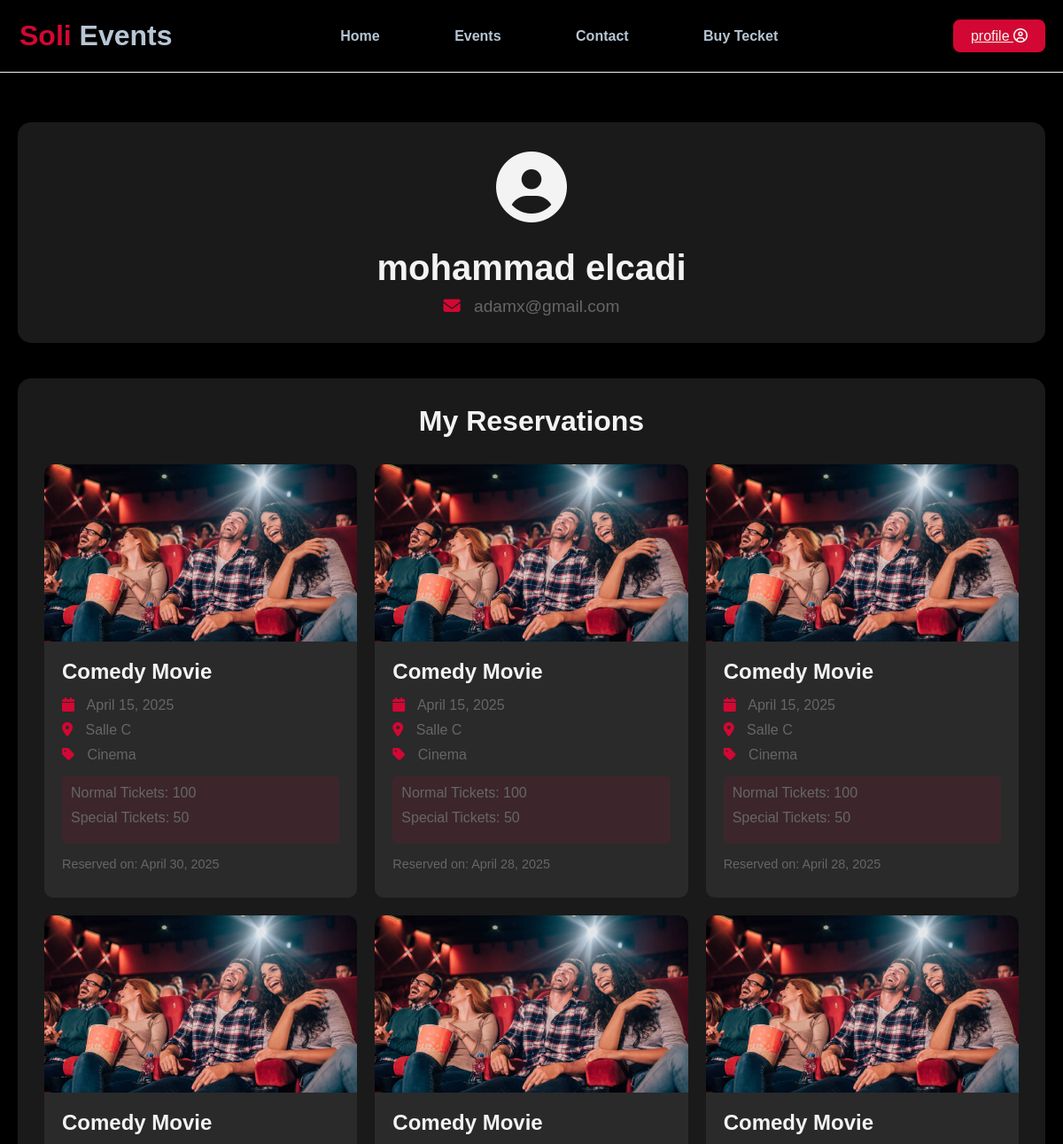
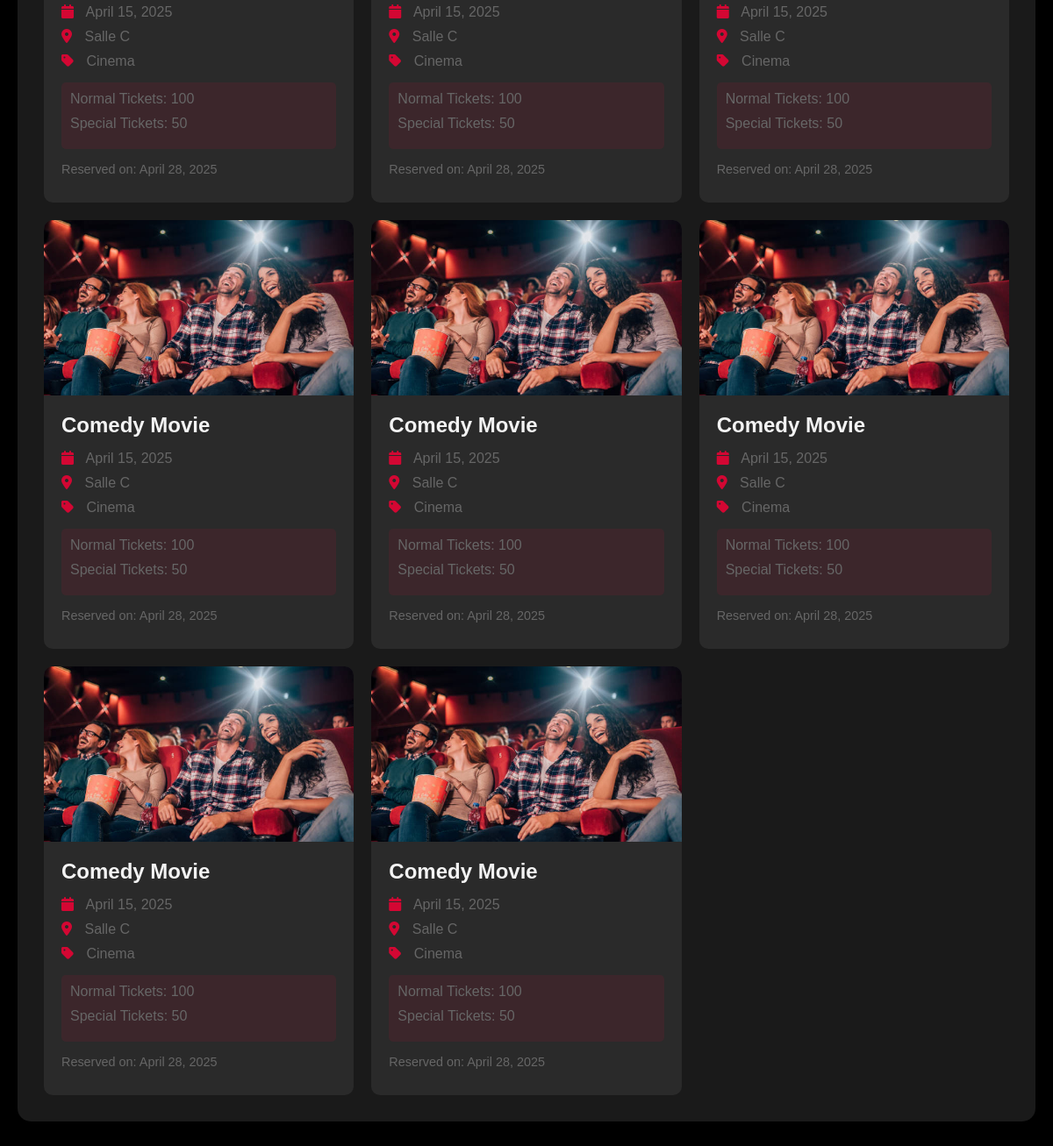
/php/profile.php (signed in), run on the app's committed database (2 pictures, top to bottom).
### tables this page shows
CREATE TABLE `users` (
  `user_id` int(11) NOT NULL,
  `first_name` varchar(50) DEFAULT NULL,
  `last_name` varchar(50) DEFAULT NULL,
  `password` varchar(255) DEFAULT NULL,
  `email` varchar(255) DEFAULT NULL
);

CREATE TABLE `resrvtion` (
  `resrve_id` int(11) NOT NULL,
  `date_now` datetime DEFAULT NULL,
  `event_id` int(11) NOT NULL,
  `user_id` int(11) NOT NULL,
  `normal_tarif` int(11) DEFAULT NULL,
  `spicail_tarif` int(11) DEFAULT NULL
);

CREATE TABLE `evente` (
  `event_id` int(11) NOT NULL,
  `event_name` varchar(50) DEFAULT NULL,
  `event_salle_quantity` int(11) DEFAULT NULL,
  `event_description` varchar(50) DEFAULT NULL,
  `start_date` datetime DEFAULT NULL,
  `event_image` varchar(225) DEFAULT NULL,
  `salle_id` int(11) NOT NULL,
  `category_id` int(11) NOT NULL,
  `normal_tarif` int(11) DEFAULT NULL,
  `spicail_tarif` int(11) DEFAULT NULL
);

CREATE TABLE `salle` (
  `salle_id` int(11) NOT NULL,
  `salle_quentity` int(11) DEFAULT NULL,
  `salle_name` varchar(50) DEFAULT NULL
);

CREATE TABLE `category` (
  `category_id` int(11) NOT NULL,
  `category_name` varchar(50) DEFAULT NULL
);

### php/profile.php (the view, shortened to what this page needs)
<?php
if (isset($_SESSION['login']) && $_SESSION['login'] == true) {
    include("connectdb.php");
    include("header.php");
    $user_id = $_SESSION['user_id'];
    $getUserInfo = "SELECT * FROM users WHERE user_id = :user_id";
    $stmt = $pdo->prepare($getUserInfo);
    $stmt->execute(['user_id' => $user_id]);
    $userInfo = $stmt->fetch(PDO::FETCH_ASSOC);
    $getReservations = "SELECT r.*, e.event_name, e.event_image, e.start_date, e.normal_tarif, e.spicail_tarif,
                       s.salle_name, c.category_name
                       FROM resrvtion r
                       INNER JOIN evente e ON r.event_id = e.event_id
                       INNER JOIN salle s ON e.salle_id = s.salle_id
                       INNER JOIN category c ON e.category_id = c.category_id
                       WHERE r.user_id = :user_id
                       ORDER BY r.date_now DESC";
    $stmt = $pdo->prepare($getReservations);
    $stmt->execute(['user_id' => $user_id]);
    $reservations = $stmt->fetchAll(PDO::FETCH_ASSOC);
} else {
    header("location: http://localhost/events/php/login.php");
}
?>
<!DOCTYPE html>
<html lang="en">
<head>
    <link rel="stylesheet" href="../style/profile.css">
    <link rel="stylesheet" href="https://cdnjs.cloudflare.com/ajax/libs/font-awesome/6.7.2/css/all.min.css">
</head>
<body>
    <div class="profile-container">
        <div class="user-info">
            <div class="profile-header">
                <div class="profile-icon">
                    <i class="fa-solid fa-user-circle"></i>
                </div>
                <h2><?php echo htmlspecialchars($userInfo['first_name'] . ' ' . $userInfo['last_name']); ?></h2>
                <p class="email"><i class="fa-solid fa-envelope"></i> <?php echo htmlspecialchars($userInfo['email']); ?></p>
            </div>
        </div>
        <div class="reservations-section">
            <h3>My Reservations</h3>
            <div class="reservations-grid">
                <?php if (count($reservations) > 0): ?>
                    <?php foreach ($reservations as $reservation): ?>
                        <div class="reservation-card">
                            <div class="event-image">
                                <img src="../<?php echo htmlspecialchars($reservation['event_image']); ?>" alt="<?php echo htmlspecialchars($reservation['event_name']); ?>">
                            </div>
                            <div class="event-details">
                                <h4><?php echo htmlspecialchars($reservation['event_name']); ?></h4>
                                <p><i class="fa-solid fa-calendar"></i> <?php echo date('F j, Y', strtotime($reservation['start_date'])); ?></p>
                                <p><i class="fa-solid fa-location-dot"></i> <?php echo htmlspecialchars($reservation['salle_name']); ?></p>
                                <p><i class="fa-solid fa-tag"></i> <?php echo htmlspecialchars($reservation['category_name']); ?></p>
                                <div class="ticket-info">
                                    <?php if ($reservation['normal_tarif'] > 0): ?>
                                        <p>Normal Tickets: <?php echo $reservation['normal_tarif']; ?></p>
                                    <?php endif; ?>
                                    <?php if ($reservation['spicail_tarif'] > 0): ?>
                                        <p>Special Tickets: <?php echo $reservation['spicail_tarif']; ?></p>
                                    <?php endif; ?>
                                </div>
                                <p class="reservation-date">Reserved on: <?php echo date('F j, Y', strtotime($reservation['date_now'])); ?></p>
                            </div>
                        </div>
                    <?php endforeach; ?>
                <?php endif; ?>
            </div>
        </div>
    </div>
</body>
</html>

### style/header.css (style rules this page uses)
* { margin: 0; padding:0; box-sizing: border-box; }
:root { --dark-color: #f3f3f3; --parag-color: #666666; --dark-red: rgb(211, 7, 51); --border-color: #6666662a; --name-item: #0066c0; }
body { background-color: black; }

### style/profile.css (style rules this page uses)
* { margin: 0; padding: 0; box-sizing: border-box; color: #f3f3f3; }
:root { --dark-color: #f3f3f3; --parag-color: #666666; --dark-red: rgb(211, 7, 51); --border-color: #6666662a; --name-item: #0066c0; }
body { background-color: #000000; font-family: Arial, sans-serif; }
.profile-container { max-width: 1200px; margin: 100px auto 50px; padding: 20px; }
.user-info { background-color: #1a1a1a; border-radius: 15px; padding: 30px; margin-bottom: 40px; box-shadow: 0 4px 6px rgba(0, 0, 0, 0.1); }
.profile-header { text-align: center; }
.profile-icon { font-size: 80px; color: var(--dark-red); margin-bottom: 20px; }
.profile-header h2 { font-size: 2.5em; margin-bottom: 10px; color: var(--dark-color); }
.email { color: var(--parag-color); font-size: 1.2em; }
.email i { margin-right: 10px; color: var(--dark-red); }
.reservations-section { background-color: #1a1a1a; border-radius: 15px; padding: 30px; box-shadow: 0 4px 6px rgba(0, 0, 0, 0.1); }
.reservations-section h3 { font-size: 2em; margin-bottom: 30px; color: var(--dark-color); text-align: center; }
.reservations-grid { display: grid; grid-template-columns: repeat(auto-fill, minmax(300px, 1fr)); gap: 20px; }
.reservation-card { background-color: #2a2a2a; border-radius: 10px; overflow: hidden; transition: transform 0.3s ease; }
.event-image { width: 100%; height: 200px; overflow: hidden; }
.event-image img { width: 100%; height: 100%; object-fit: cover; }
.event-details { padding: 20px; }
.event-details h4 { font-size: 1.5em; margin-bottom: 15px; color: var(--dark-color); }
.event-details p { margin-bottom: 10px; color: var(--parag-color); }
.event-details i { margin-right: 10px; color: var(--dark-red); }
.ticket-info { margin: 15px 0; padding: 10px; background-color: rgba(211, 7, 51, 0.1); border-radius: 5px; }
.reservation-date { font-size: 0.9em; color: var(--parag-color); margin-top: 15px; }

### data on the page
users: first_name+last_name "mohammad elcadi", email "adamx@gmail.com"
resrvtion: event.event_image (picture), event.event_name "Comedy Movie", event.start_date "April 15, 2025", salle.salle_name "Salle C", category.category_name "Cinema", event.normal_tarif "100", event.spicail_tarif "50", date_now "April 30, 2025"
resrvtion: event.event_image (picture), event.event_name "Comedy Movie", event.start_date "April 15, 2025", salle.salle_name "Salle C", category.category_name "Cinema", event.normal_tarif "100", event.spicail_tarif "50", date_now "April 28, 2025"
resrvtion: event.event_image (picture), event.event_name "Comedy Movie", event.start_date "April 15, 2025", salle.salle_name "Salle C", category.category_name "Cinema", event.normal_tarif "100", event.spicail_tarif "50", date_now "April 28, 2025"
resrvtion: event.event_image (picture), event.event_name "Comedy Movie", event.start_date "April 15, 2025", salle.salle_name "Salle C", category.category_name "Cinema", event.normal_tarif "100", event.spicail_tarif "50", date_now "April 28, 2025"
resrvtion: event.event_image (picture), event.event_name "Comedy Movie", event.start_date "April 15, 2025", salle.salle_name "Salle C", category.category_name "Cinema", event.normal_tarif "100", event.spicail_tarif "50", date_now "April 28, 2025"
resrvtion: event.event_image (picture), event.event_name "Comedy Movie", event.start_date "April 15, 2025", salle.salle_name "Salle C", category.category_name "Cinema", event.normal_tarif "100", event.spicail_tarif "50", date_now "April 28, 2025"
resrvtion: event.event_image (picture), event.event_name "Comedy Movie", event.start_date "April 15, 2025", salle.salle_name "Salle C", category.category_name "Cinema", event.normal_tarif "100", event.spicail_tarif "50", date_now "April 28, 2025"
resrvtion: event.event_image (picture), event.event_name "Comedy Movie", event.start_date "April 15, 2025", salle.salle_name "Salle C", category.category_name "Cinema", event.normal_tarif "100", event.spicail_tarif "50", date_now "April 28, 2025"
resrvtion: event.event_image (picture), event.event_name "Comedy Movie", event.start_date "April 15, 2025", salle.salle_name "Salle C", category.category_name "Cinema", event.normal_tarif "100", event.spicail_tarif "50", date_now "April 28, 2025"
resrvtion: event.event_image (picture), event.event_name "Comedy Movie", event.start_date "April 15, 2025", salle.salle_name "Salle C", category.category_name "Cinema", event.normal_tarif "100", event.spicail_tarif "50", date_now "April 28, 2025"
resrvtion: event.event_image (picture), event.event_name "Comedy Movie", event.start_date "April 15, 2025", salle.salle_name "Salle C", category.category_name "Cinema", event.normal_tarif "100", event.spicail_tarif "50", date_now "April 28, 2025"
